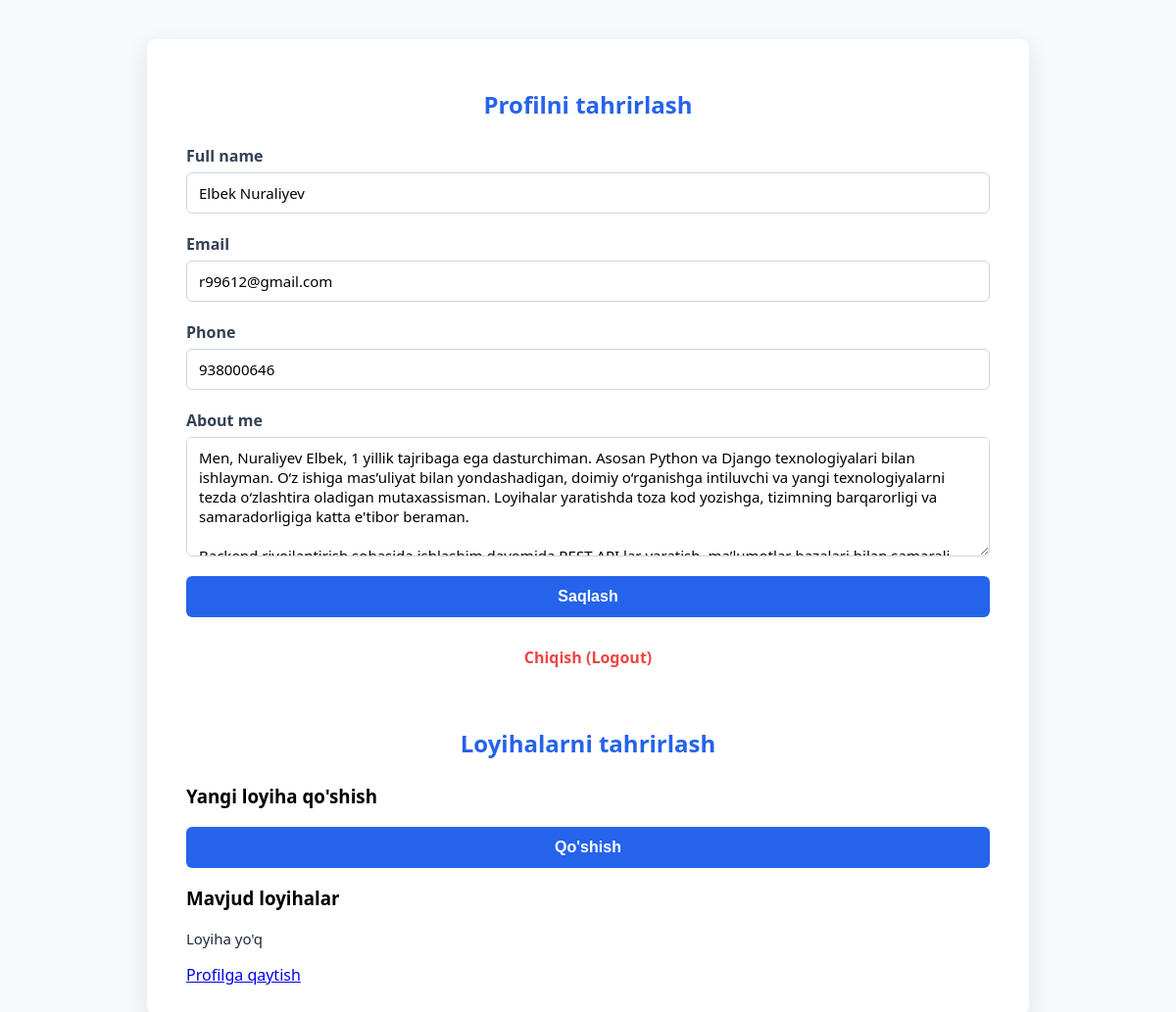
Before: /profile/edit/ (signed in) with the older database file.
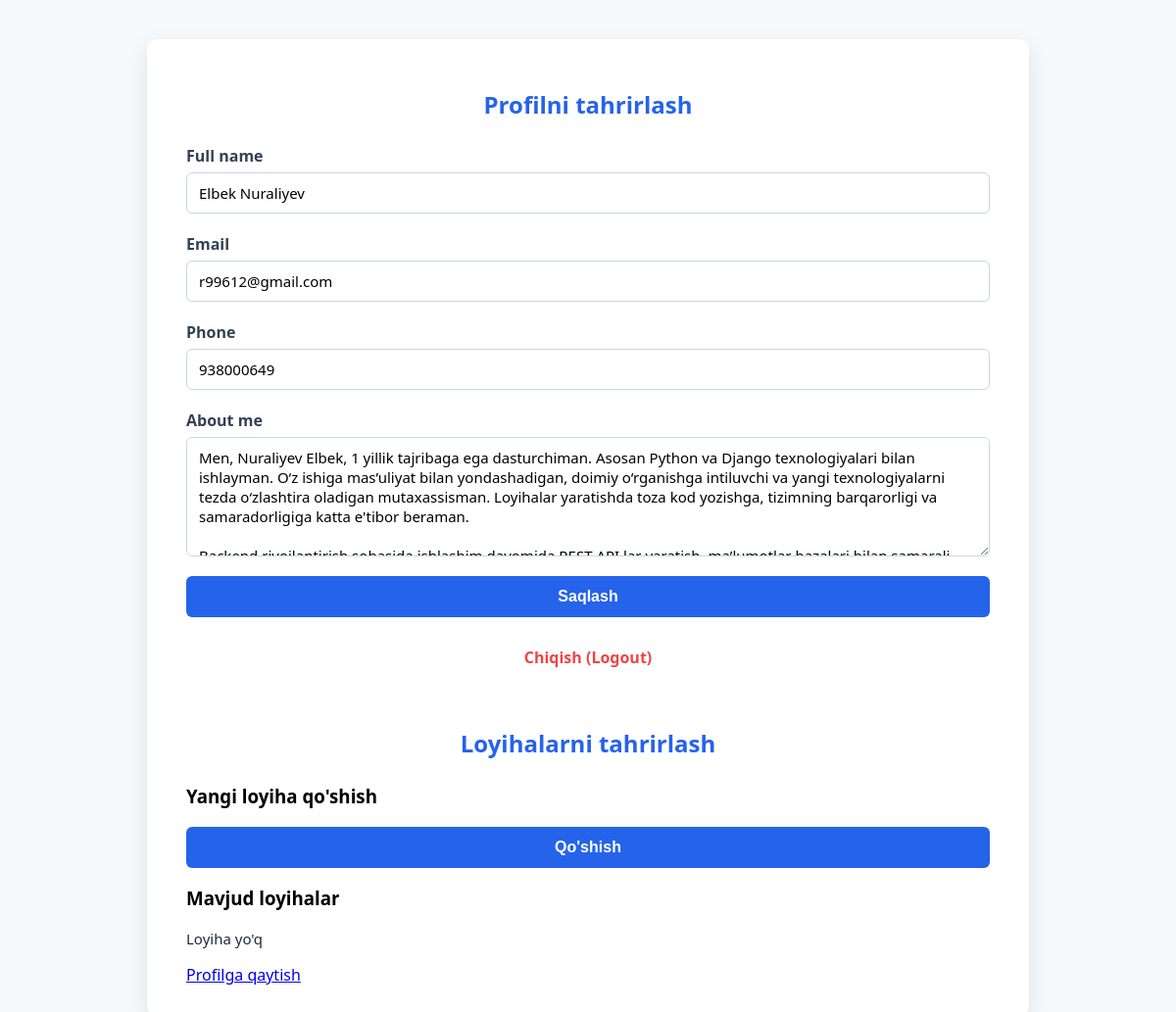
After: the same page with the newer database file.
### configapp/models.py (models this page shows, shortened)
class Person(models.Model):
    full_name = models.CharField(max_length=100)
    email = models.EmailField()
    phone = models.CharField(max_length=20, blank=True, null=True)
    about_me = models.TextField(blank=True, null=True)

### configapp/views.py (the view)
# urls.py: path('profile/edit/', views.edit_profile, name='edit_profile'),
@login_required(login_url='login')
def edit_profile(request):
    person = Person.objects.first()  # yoki: person = Person.objects.get(user=request.user)
    if request.method == 'POST':
        form = PersonForm(request.POST, instance=person)
        if form.is_valid():
            form.save()
            messages.success(request, "Ma'lumotlar muvaffaqiyatli yangilandi.")
            return redirect('index')
    else:
        form = PersonForm(instance=person)
    return render(request, 'edit_profile.html', {'form': form})

### configapp/forms.py
class PersonForm(forms.ModelForm):
    class Meta:
        model = Person
        fields = ['full_name', 'email', 'phone', 'about_me']
        widgets = {
            'full_name': forms.TextInput(attrs={'class': 'form-control', 'placeholder': 'To‘liq ism'}),
            'email': forms.EmailInput(attrs={'class': 'form-control', 'placeholder': 'Email manzil'}),
            'phone': forms.TextInput(attrs={'class': 'form-control', 'placeholder': 'Telefon raqam'}),
            'about_me': forms.Textarea(attrs={'class': 'form-control', 'rows': 5, 'placeholder': 'O‘zingiz haqingizda'}),
        }

### configapp/templates/edit_profile.html (shortened to what this page needs)
<!DOCTYPE html>
<html lang="uz">
<head>
</head>
<body>
    <div class="container">
        <section class="section">
            <h2>Profilni tahrirlash</h2>
            <form method="post">
                {% for field in form %}
                    <label for="{{ field.id_for_label }}">{{ field.label }}</label>
                    {{ field }}
                {% endfor %}
                <button type="submit">Saqlash</button>
            </form>
            <a href="{% url 'logout' %}" class="logout-link">Chiqish (Logout)</a>
        </section>
        <section class="section">
            <h2>Loyihalarni tahrirlash</h2>
            <h3>Yangi loyiha qo'shish</h3>
            <form method="post" action="{% url 'add_project' %}">
                <button type="submit">Qo'shish</button>
            </form>
            <h3>Mavjud loyihalar</h3>
            <ul class="project-list">
                {% for proj in projects %}
                    <li>
                        <strong>{{ proj.title }}</strong> - {{ proj.description }}
                        {% if proj.link %}
                            (<a href="{{ proj.link }}" target="_blank" rel="noopener noreferrer">Sayt</a>)
                        {% endif %}
                    </li>
                {% empty %}
                    <li>Loyiha yo'q</li>
                {% endfor %}
            </ul>
            <a href="{% url 'edit_profile' %}">Profilga qaytish</a>
        </section>
    </div>
</body>
</html>

Changed rows visible on the page:
changed Person "Elbek Nuraliyev": phone "938000646" → "938000649"
